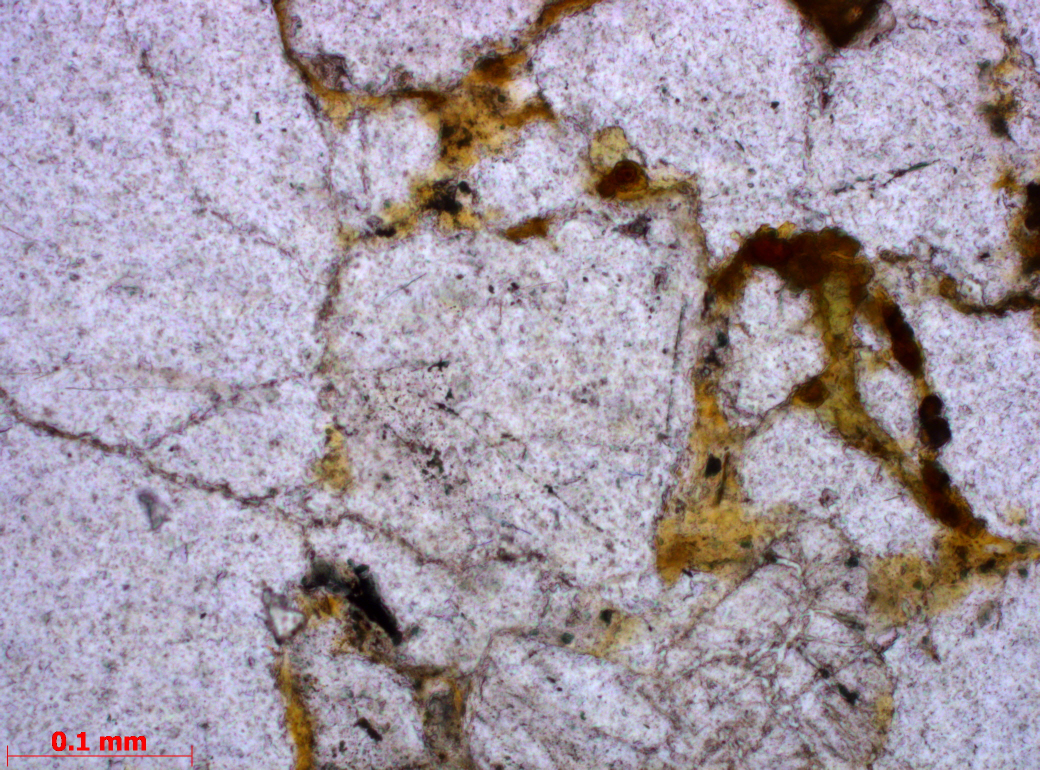
%> input picture ProjektII/por_03_N_1N.jpg, 2080 x 1540 px (shown at 1/2 size)
$ octave kod.m   (GNU Octave 9; MATLAB toolbox functions it lacks are replaced by stand-ins)
%> lines starting %> are read from the running program, lines starting %| are printed output that depends on the picture; in (x1, y1, x2, y2) boxes, pixels count from 0 and x2, y2 are one past the last pixel; in counts of white or black regions, pixels touching at a corner belong together; the program's own positions count from 1
close all; clear; clc;

N =  imread('por_03_N_1N.jpg');
%> N is the input picture: size 1540x2080x3 uint8; mean R, G, B 165, 153.7, 166
XN = imread('por_03_N_XN.jpg');
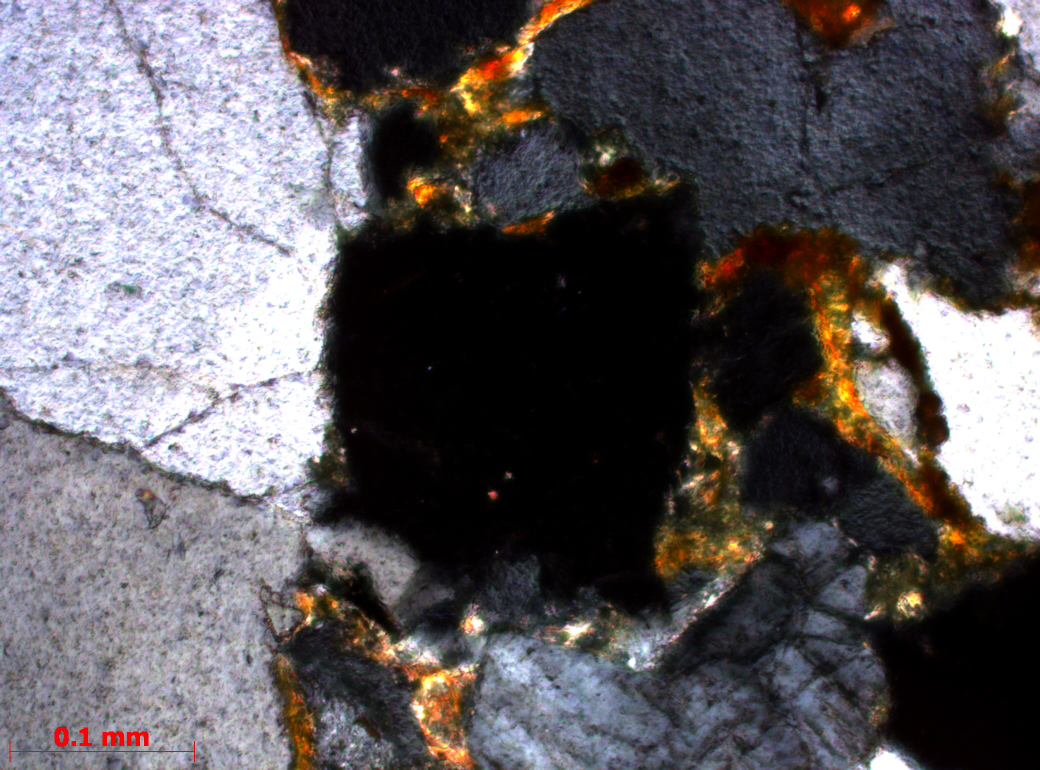
%> input picture ProjektII/por_03_N_XN.jpg, 2080 x 1540 px (shown at 1/2 size)
%> XN is the input picture: size 1540x2080x3 uint8; mean R, G, B 94.9, 90.6, 94

bin_N = N(:,:,1) > 60 & N(:,:,2) > 60 & N(:,:,3) > 60;
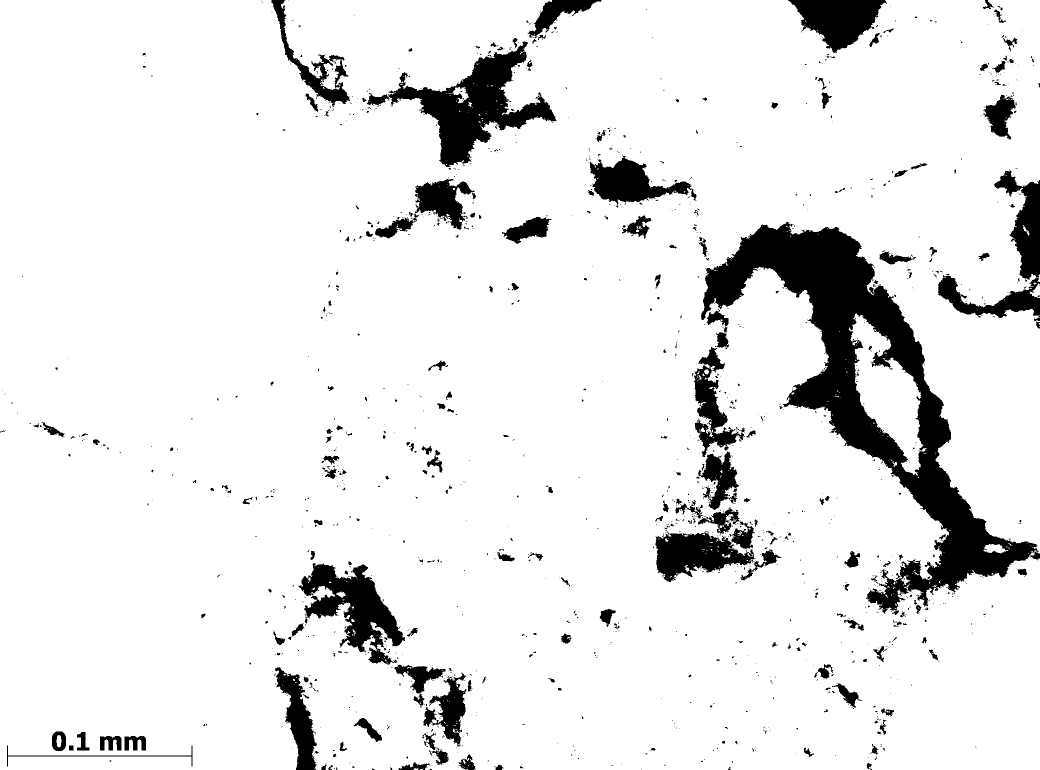
%> bin_N: size 1540x2080 logical (shown at 1/2 size); 90.6% white; 1441 black regions (1191 under 20 px), largest, box (x1, y1, x2, y2) and area: (1402, 444, 2080, 1230) 115376, (734, 83, 1113, 334) 28385, (597, 1126, 810, 1329) 18031
bin_XN = XN(:,:,1) < 20 & XN(:,:,2) < 20 & XN(:,:,3) < 20;
%> bin_XN: size 1540x2080 logical; 23.3% white; 991 white regions (866 under 20 px), largest, box (x1, y1, x2, y2) and area: (644, 364, 1754, 1231) 560340, (1720, 1106, 2080, 1540) 104872, (596, 0, 1052, 187) 38598

pory_bin = bin_N & bin_XN;
%> pory_bin: size 1540x2080 logical; 22.6% white; 948 white regions (834 under 20 px), largest, box (x1, y1, x2, y2) and area: (644, 383, 1450, 1231) 480696, (1726, 1114, 2080, 1540) 104122, (1427, 537, 1754, 1038) 68766

pory_bin = imfill(pory_bin, 'holes');
%> pory_bin: size 1540x2080 logical; 23.3% white; 906 white regions (794 under 20 px), largest, box (x1, y1, x2, y2) and area: (644, 383, 1450, 1231) 487203, (1726, 1114, 2080, 1540) 104968, (1427, 537, 1754, 1038) 75845
pory_bin = imclose(pory_bin, strel('disk', 5));
%> pory_bin: size 1540x2080 logical; 24% white; 277 white regions (191 under 20 px), largest, box (x1, y1, x2, y2) and area: (640, 370, 1754, 1260) 575130, (1720, 1114, 2080, 1540) 106062, (570, 0, 1052, 187) 54243
pory_bin = imfill(pory_bin, 'holes');
%> pory_bin: size 1540x2080 logical; 24.1% white; 277 white regions (191 under 20 px), largest, box (x1, y1, x2, y2) and area: (640, 370, 1754, 1260) 575783, (1720, 1114, 2080, 1540) 106062, (570, 0, 1052, 187) 54553
pory_bin = imopen(pory_bin, strel('disk', 11));
%> pory_bin: size 1540x2080 logical; 23.3% white; 9 white regions, largest, box (x1, y1, x2, y2) and area: (648, 382, 1750, 1230) 568934, (1742, 1117, 2080, 1540) 105521, (574, 0, 1045, 177) 52648
%pory_bin = imclose(pory_bin, strel('disk', 8));

pory_edge = imdilate(edge(pory_bin), ones(3));
%> pory_edge: size 1540x2080 logical; 0.95% white; 12 white regions (1 under 20 px), largest, box (x1, y1, x2, y2) and area: (646, 380, 1752, 1232) 19296, (572, 0, 1047, 179) 3304, (1740, 1115, 2080, 1540) 2953

XN_over = imoverlay(XN, pory_edge, 'blue');
%> XN_over: size 1540x2080x3 uint8; 0.95% of pixels changed, all inside (x1, y1, x2, y2) = (572, 0, 2080, 1540)

%imshow(XN_over);
imshow(pory_bin)
pory_size = sum(pory_bin(:)) / 3690^2
%> pory_size = 0.0549
%%
XN_300 = imread('por_03_300_XN.jpg');
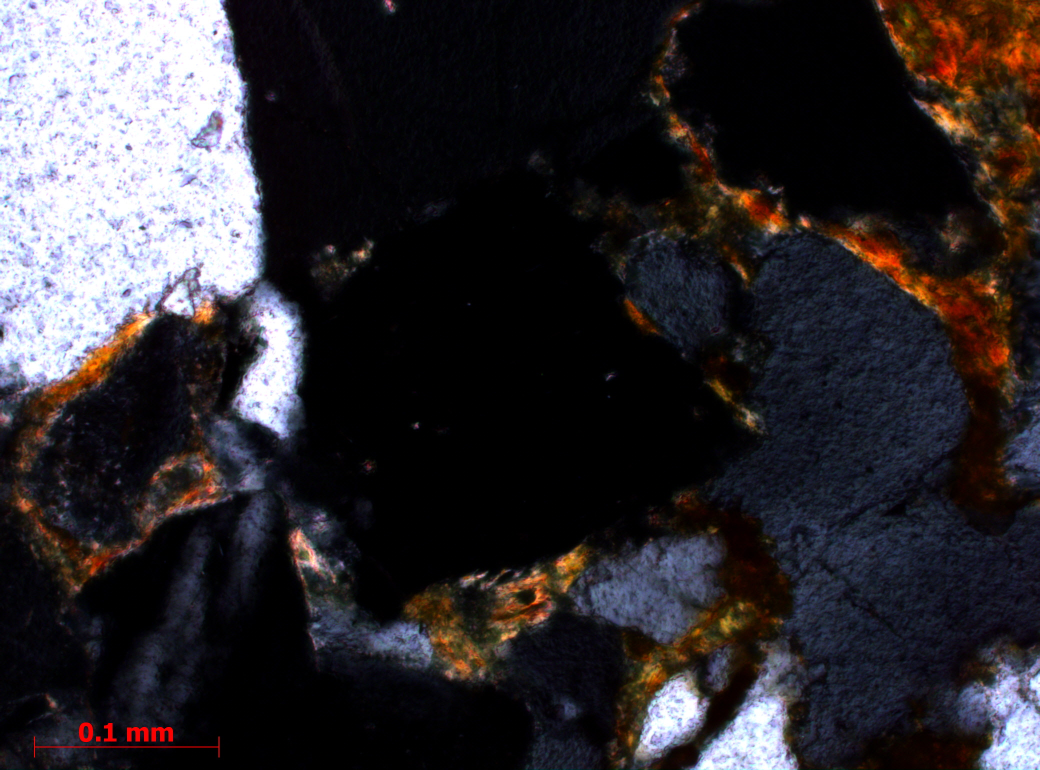
%> input picture ProjektII/por_03_300_XN.jpg, 2080 x 1540 px (shown at 1/2 size)
%> XN_300 is the input picture: size 1540x2080x3 uint8; mean R, G, B 47.4, 43.7, 47.4
XN_330 = imread('por_03_330_XN.jpg');
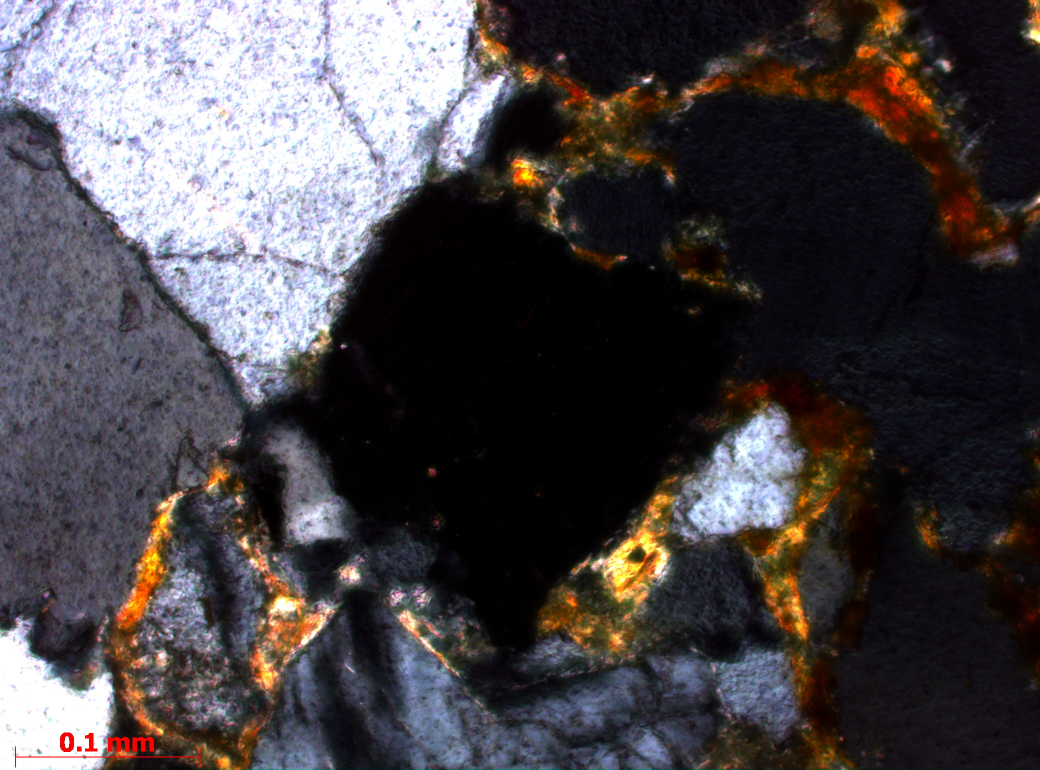
%> input picture ProjektII/por_03_330_XN.jpg, 2080 x 1540 px (shown at 1/2 size)
%> XN_330 is the input picture: size 1540x2080x3 uint8; mean R, G, B 73.6, 68.7, 71.9
XN_300 = imrotate(XN_300, 60, 'crop');
XN_330 = imrotate(XN_330, 30, 'crop');

XN = XN .* uint8(~pory_bin);
XN_300 = XN_300 .* uint8(~pory_bin);
XN_330 = XN_330 .* uint8(~pory_bin);

kwarc1_bin = XN(:,:,3) > (0.99 * XN(:,:,2)) & XN(:,:,2) >  (0.99*XN(:,:,1));
%> kwarc1_bin: size 1540x2080 logical; 28% white; 15030 white regions (12954 under 20 px), largest, box (x1, y1, x2, y2) and area: (0, 10, 763, 902) 238740, (911, 1233, 1706, 1540) 113534, (1121, 0, 1949, 506) 96035
kwarc2_bin = XN_300(:,:,3) > (0.99 *XN_300(:,:,2)) & XN_300(:,:,2) > (0.99 *XN_300(:,:,1));
%> kwarc2_bin: size 1540x2080 logical; 22.2% white; 7459 white regions (6175 under 20 px), largest, box (x1, y1, x2, y2) and area: (1005, 0, 1997, 863) 255041, (0, 893, 1174, 1540) 253563, (898, 300, 1167, 483) 19448
kwarc3_bin = XN_330(:,:,3) > (0.99 *XN_330(:,:,2)) & XN_330(:,:,2) > (0.99 *XN_330(:,:,1));
%> kwarc3_bin: size 1540x2080 logical; 21.4% white; 11075 white regions (9258 under 20 px), largest, box (x1, y1, x2, y2) and area: (0, 156, 760, 1067) 294893, (1005, 964, 1842, 1540) 119653, (924, 1343, 1062, 1540) 10634

kwarc1_bin = imclose(kwarc1_bin, strel('disk', 4));
%> kwarc1_bin: size 1540x2080 logical; 49.5% white; 858 white regions (740 under 20 px), largest, box (x1, y1, x2, y2) and area: (0, 0, 852, 1540) 859689, (1024, 0, 2080, 595) 300492, (796, 953, 1866, 1540) 288914
%subplot(131);imshow(kwarc1_bin);
kwarc2_bin = imclose(kwarc2_bin, strel('disk', 4));
%> kwarc2_bin: size 1540x2080 logical; 33.7% white; 1078 white regions (848 under 20 px), largest, box (x1, y1, x2, y2) and area: (841, 0, 2080, 872) 433942, (0, 885, 1552, 1540) 433745, (197, 106, 752, 907) 129530
%subplot(132);imshow(kwarc2_bin);
kwarc3_bin = imclose(kwarc3_bin, strel('disk', 4));
%> kwarc3_bin: size 1540x2080 logical; 35.8% white; 1221 white regions (982 under 20 px), largest, box (x1, y1, x2, y2) and area: (0, 148, 1856, 1540) 890926, (892, 0, 2023, 621) 181000, (570, 1254, 842, 1540) 36141
%subplot(133);imshow(kwarc3_bin);

kwarc_bin = kwarc1_bin | kwarc2_bin | kwarc3_bin;
%> kwarc_bin: size 1540x2080 logical; 62.2% white; 1360 black regions (579 under 20 px), largest, box (x1, y1, x2, y2) and area: (513, 0, 2080, 1540) 1040056, (1968, 338, 2080, 686) 20913, (1534, 0, 1775, 127) 19178
kwarc_bin = imerode(kwarc_bin, strel('disk', 3));
%> kwarc_bin: size 1540x2080 logical; 57.7% white; 674 black regions (25 under 20 px), largest, box (x1, y1, x2, y2) and area: (499, 0, 2080, 1540) 1108334, (524, 1166, 798, 1540) 37753, (1897, 0, 2080, 327) 28836
kwarc_bin = imfill(kwarc_bin, 'holes');
%> kwarc_bin: size 1540x2080 logical; 61.4% white; 135 black regions (25 under 20 px), largest, box (x1, y1, x2, y2) and area: (511, 0, 2080, 1540) 1105787, (1899, 0, 2080, 327) 27414, (1966, 326, 2080, 696) 25925
kwarc_bin = imopen(kwarc_bin, strel('square', 10));

%imshow(kwarc_bin)
kwarc_size = sum(kwarc_bin(:)) / 3690^2
%> kwarc_size = 0.143

kwarc_edge = imdilate(edge(kwarc_bin), ones(3));

XN_over = imoverlay(XN_over, kwarc_edge, 'red');
%imshow(XN_over)
imshow(XN_over)
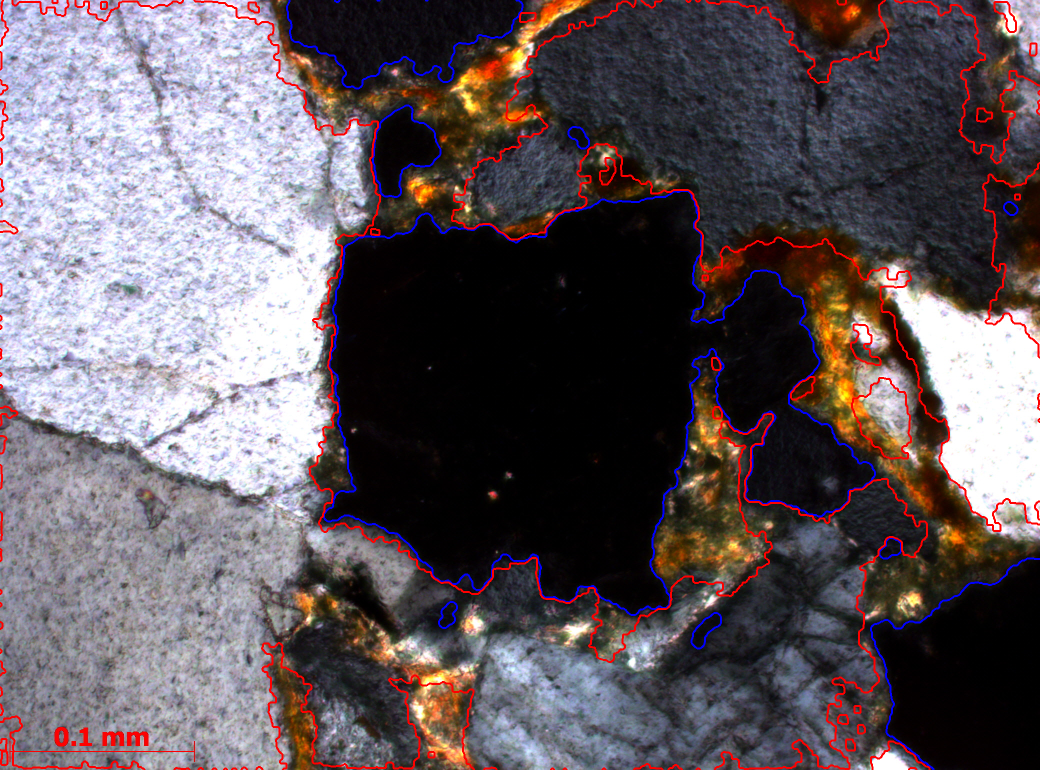
%> displayed picture: size 1540x2080x3, on the screen's scale of 0 to 255 (shown at 1/2 size); mean R, G, B 98.5, 88.4, 94.1
